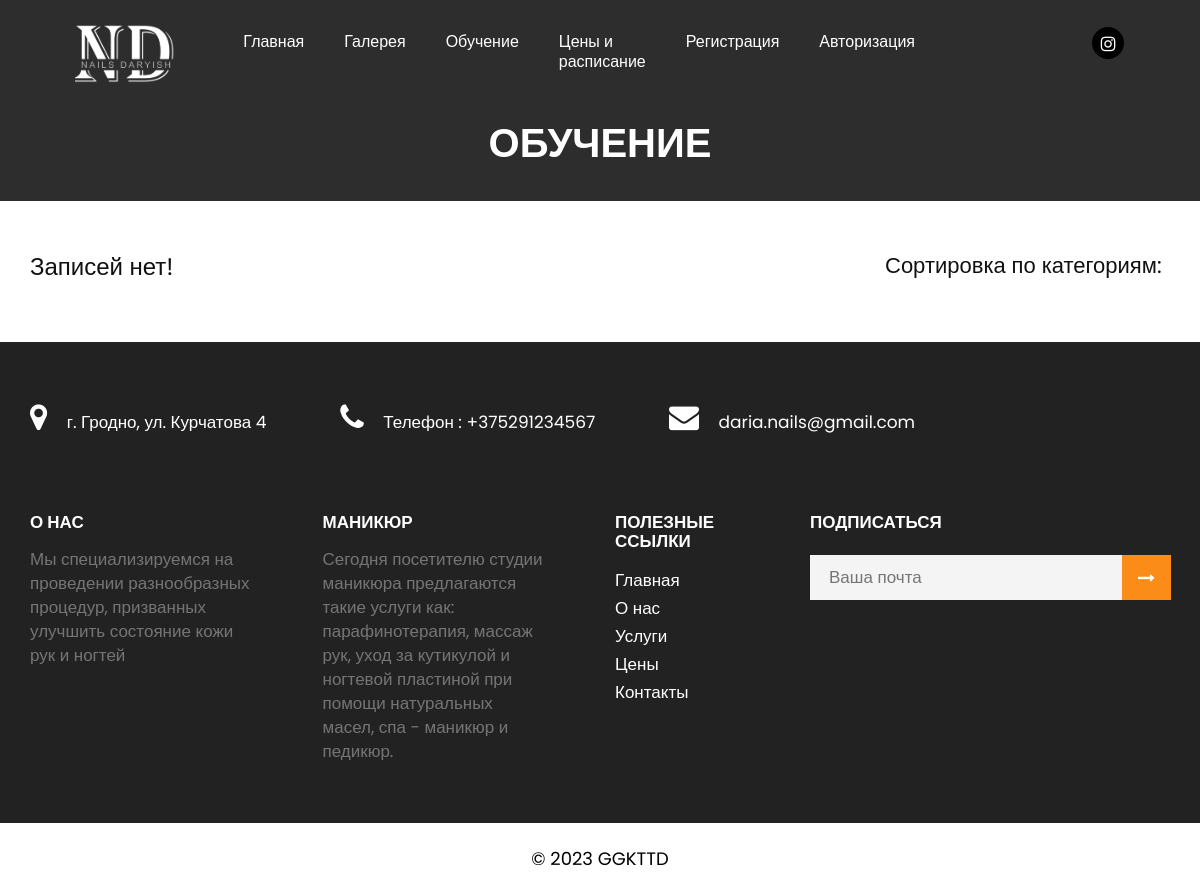
/articles, run on an earlier commit of the app's database.
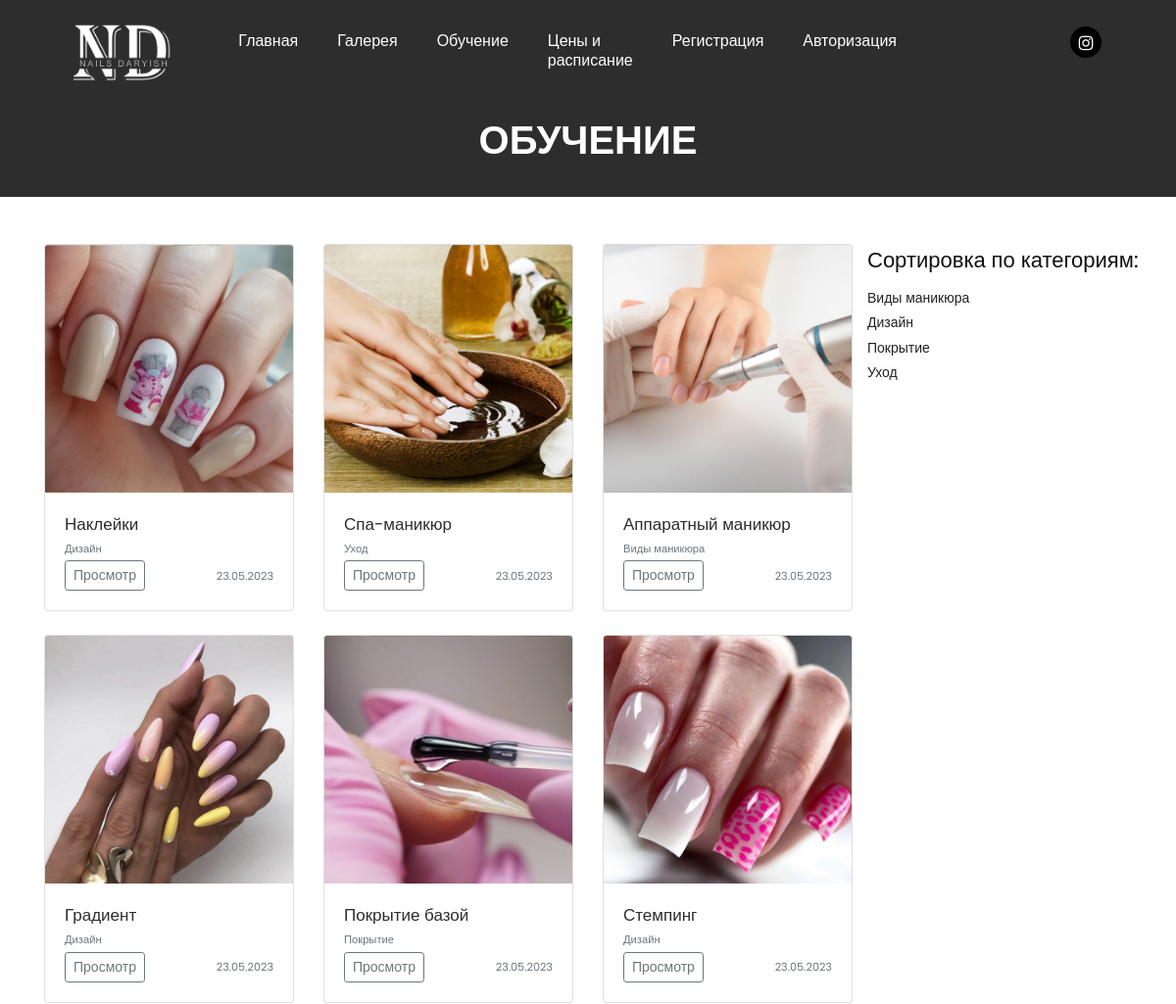
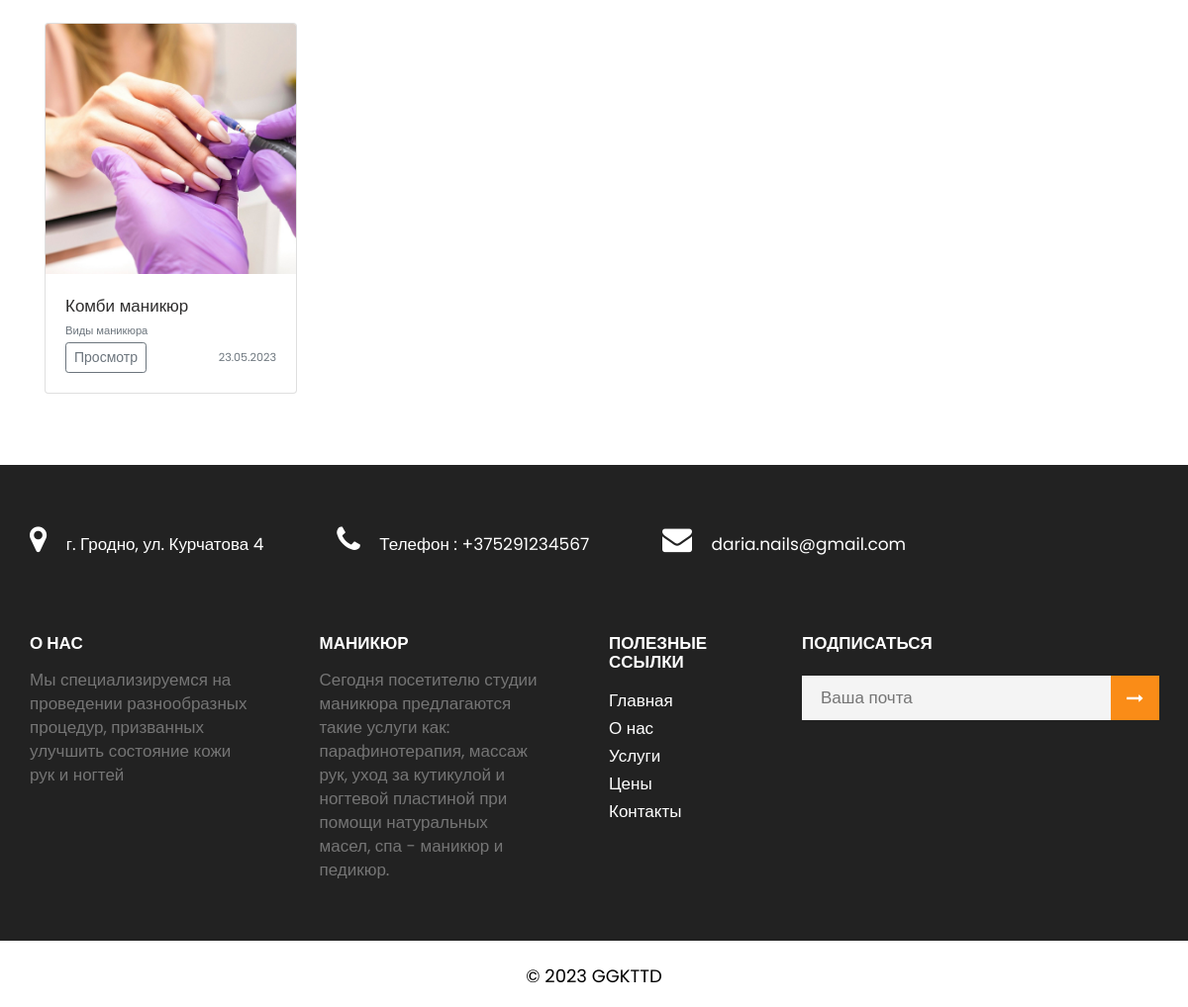
And on a later commit of the database (2 pictures, top to bottom).
### app.py (models this page shows, shortened)
class Articles(db.Model):
    id = db.Column(db.Integer,primary_key=True)
    title = db.Column(db.String(100))
    date = db.Column(db.DateTime, default=datetime.now)
    category = db.Column(db.String(100))
    text = db.Column(db.Text)
    image_name = db.Column(db.String(100))

### app.py (the view, shortened to what this page needs)
@app.route('/articles', methods=['GET', 'POST'])
def articles():
    articles = Articles.query.order_by(Articles.date.desc()).all()
    if request.method == 'GET':
        seach = request.args.get('seach')
        if seach:
            seach= seach.capitalize()
            seach = "%{}%".format(seach)
            articles = Articles.query.filter(Articles.category.like(seach)).all()
    return render_template("articles.html",articles=articles)

### app.py (called while the page is built)
@app.context_processor
def inject_user():
    def get_user_name():
        if 'name' in session:
            return User.query.filter_by(email=session['name']).first()
    return dict(active_user=get_user_name())

@app.context_processor
def inject_user():
    return dict(
    category=db.session.query(Articles.category).distinct().all(),
    )

### templates/articles.html (shortened to what this page needs)
{% extends 'base.html' %}
{% block main %}
<div class="back_re">
    <div class="container">
       <div class="row">
          <div class="col-md-12">
             <div class="title">
                 <h2>Обучение</h2>
             </div>
          </div>
       </div>
    </div>
 </div>
<div class="container">
     <div class="d-flex">
     <div class="album py-5 w-75">
        <div class="container">
          <div class="row ">
            {%if articles%}
            {%for el in articles%}
            <div class="col-md-4">
              <div class="card mb-4 box-shadow">
                <img class="card-img-top"  src="../static/images/upload/{{el.image_name}}" data-holder-rendered="true">
                <div class="card-body">
                  <p class="card-text">{{el.title}}</p>
                  <small class="text-muted">{{el.category}} </small>
                  <div class="d-flex justify-content-between align-items-center">
                    <div class="btn-group">
                      <a href="/article/{{el.id}}" class="btn btn-sm btn-outline-secondary">Просмотр</a>
                    </div>
                    <small class="text-muted">{{el.date.strftime('%d.%m.%Y')}} </small>
                  </div>
                </div>
              </div>
            </div>
            {%endfor%}
            {%else%}
                <h1>Записей нет!</h1>
            {%endif%}
          </div>
        </div>
      </div>
      <div class="sidebar py-5">
        <h2>Сортировка по категориям:</h2>
        {% for el in category %}
        <li><a href="/articles?seach={{el.category}}">{{el.category}}</a></li>
           {%endfor%}
      </div>
      </div>
</div>
{% endblock %}

### templates/base.html (shortened to what this page needs)
<!DOCTYPE html>
<html lang="en">
   <head>
      <link rel="stylesheet" href="../static/css/bootstrap.min.css">
      <link rel="stylesheet" href="../static/css/style.css">
      <link rel="stylesheet" href="../static/css/responsive.css">
      <link rel="stylesheet" href="../static/css/jquery.mCustomScrollbar.min.css">
      <link rel="stylesheet" href="https://netdna.bootstrapcdn.com/font-awesome/4.0.3/css/font-awesome.css">
      <link rel="stylesheet" href="https://cdnjs.cloudflare.com/ajax/libs/fancybox/2.1.5/jquery.fancybox.min.css" media="screen">
   </head>
   <body class="main-layout">
      <header>
         <div class="header" style="background-color: #2e2d2d;">
            <div class="container-fluid ">
               <div class="row ">
                  <div class="col-xl-3 col-lg-3 col-md-3 col-sm-3 col logo_section">
                     <div class="full">
                        <div class="center-desk">
                           <div class="logo">
                              <a href="/"><img src="../static/images/logo.png" width="100" alt="#" /></a>
                           </div>
                        </div>
                     </div>
                  </div>
                  <div class="col-xl-7 col-lg-7 col-md-9 col-sm-9 ">
                     <nav class="navigation navbar navbar-expand-md navbar-dark ">
                        <div class="collapse navbar-collapse " id="navbarsExample04">
                           <ul class="navbar-nav mr-auto">
                              <li class="nav-item">
                                 <a class="nav-link link-wrap" href="/">Главная</a>
                              </li>
                              <li class="nav-item">
                                <a class="nav-link link-wrap" href="/gallery">Галерея</a>
                             </li>
                             <li class="nav-item">
                                <a class="nav-link link-wrap" href="/articles">Обучение</a>
                             </li>
                             <li class="nav-item">
                              <a class="nav-link link-wrap" href="/pricing">Цены и расписание</a>
                           </li>
                             {%if 'name' in session and active_user %}
                             {% if active_user.root==1 %}
                             <li class="nav-item">
                              <a class="nav-link link-wrap" href="/admin">Список заказов</a>
                           </li>
                           {%else%}
                           <li class="nav-item">
                              <a class="nav-link link-wrap" href="/servises-list">Мои заказы</a>
                           </li>
                           {% endif %}
                             <li class="nav-item">
                                <a class="nav-link link-wrap" href="/profile/{{active_user.id}}">Профиль</a>
                             </li>
                             <li class="nav-item">
                                <a class="nav-link link-wrap" href="/logout">Выйти</a>
                             </li>
                             {% else %}
                             <li class="nav-item">
                                <a class="nav-link link-wrap" href="/reg">Регистрация</a>
                             </li>
                             <li class="nav-item link-wrap">
                                <a class="nav-link " href="/auth">Авторизация</a>
                             </li>
                             {% endif %}
                           </ul>
                        </div>
                     </nav>
                  </div>
                  <div class="col-md-2">
                     <ul class="social_icon">
                        <li><a href="https://www.instagram.com/__nails_daryish__/?igshid=YmMyMTA2M2Y%3D" target="_blank"><i class="fa fa-instagram" aria-hidden="true"></i></a></li>
                     </ul>
                  </div>
               </div>
            </div>
         </div>
      </header>
      {% block main %} {% endblock %}
  <footer>
    <div class="footer">
       <div class="container">
          <div class="row">
             <div class="col-md-12">
                <ul class="conta">
                   <li><i class="fa fa-map-marker" aria-hidden="true"></i> г. Гродно, ул. Курчатова 4</li>
                   <li><i class="fa fa-phone" aria-hidden="true"></i> Телефон : +375291234567</li>
                   <li> <i class="fa fa-envelope" aria-hidden="true"></i><a href="#"> daria.nails@gmail.com</a></li>
                </ul>
             </div>
             <div class=" col-md-3 col-sm-6">
                <h3>О нас </h3>
                <p class="variat">Мы специализируемся на проведении разнообразных процедур, призванных улучшить состояние кожи рук и ногтей</p>
             </div>
             <div class=" col-md-3 col-sm-6">
                <h3>Маникюр </h3>
                <p class="variat" >Сегодня посетителю студии маникюра предлагаются такие услуги как: парафинотерапия, массаж рук, уход за кутикулой и ногтевой пластиной при помощи натуральных масел, спа - маникюр и педикюр.</p>
             </div>
             <div class="col-md-2 col-sm-6">
                <h3>Полезные ссылки</h3>
                <ul class="link_menu">
                   <li class=""><a href="/">Главная</a></li>
                   <li><a href="/about"> О нас</a></li>
                   <li><a href="/we-do">Услуги</a></li>
                   <li><a href="/pricing">Цены</a></li>
                   <li><a href="/contact">Контакты</a></li>
                </ul>
             </div>
             <div class="col-md-4 col-sm-6">
                <h3>Подписаться</h3>
                <form class="bottom_form">
                   <a class="right_btn" href="Javascript:void(0)"> <i class="fa fa-long-arrow-right" aria-hidden="true"></i></a>
                   <input class="enter" placeholder="Ваша почта" type="text" name="Enter your email">
                </form>
             </div>
          </div>
       </div>
       <div class="copyright">
          <div class="container">
             <div class="row">
                <div class="col-md-10 offset-md-1">
                   <p>© 2023 GGKTTD</a></p>
                </div>
             </div>
          </div>
       </div>
    </div>
 </footer>
</body>
</html>

### static/css/style.css (style rules this page uses)
* { box-sizing: border-box !important; }
.container { max-width: 1170px; }
html { scroll-behavior: smooth; }
body { color: #666666; font-size: 14px; font-family: 'Poppins', sans-serif; line-height: 1.80857; font-weight: normal; }
a { color: #1f1f1f; text-decoration: none !important; outline: none !important; -webkit-transition: all .3s ease-in-out; -moz-transition: all .3s ease-in-out; -ms-transition: all .3s ease-in-out; -o-transition: all .3s ease-in-out; transition: all .3s ease-in-out; }
h1, h2, h3, h4, h5, h6 { letter-spacing: 0; font-weight: normal; position: relative; padding: 0 0 10px 0; font-weight: normal; line-height: normal; color: #111111; margin: 0 }
h2 { font-size: 22px; }
h3 { font-size: 18px; }
*, *::after, *::before { -webkit-box-sizing: border-box; -moz-box-sizing: border-box; box-sizing: border-box; }
ul, li, ol { margin: 0px; padding: 0px; list-style: none; }
p { margin: 0px; font-weight: 400; color: #2e2d2d; font-size: 17px; line-height: 24px; }
a { color: #222222; text-decoration: none; outline: none !important; }
a, .btn { text-decoration: none !important; outline: none !important; -webkit-transition: all .3s ease-in-out; -moz-transition: all .3s ease-in-out; -ms-transition: all .3s ease-in-out; -o-transition: all .3s ease-in-out; transition: all .3s ease-in-out; }
img { max-width: 100%; height: auto; }
.full { float: left; width: 100%; }
.full { width: 100%; float: left; margin: 0; padding: 0; }
.header { width: 100%; height: 86px; padding: 24px 60px; background: #fff; }
.logo a img { z-index: 9999; position: relative; }
.logo::before { position: absolute; content: ""; background-color: #2e2d2d; width: 385px; height: 86px; left: -75px; top: -24px; }
.navigation.navbar { float: right; padding: 0; }
.navigation.navbar-dark .navbar-nav .nav-link { padding: 8px 20px; color: #fff; font-size: 16px; line-height: 20px; font-weight: 500; }
.navbar-expand-md .navbar-nav { padding-right: 10px; }
ul.social_icon { padding-top: 3px; float: right; }
ul.social_icon li { display: inline-block; }
ul.social_icon li a { display: flex; align-items: center; justify-content: center; font-size: 17px; border-radius: 30px; margin: 0 3px; color: #fff; background-color: #000000; width: 32px; height: 32px; }
.footer { background: #222222; padding-top: 60px; text-align: center; }
.footer h3 { font-weight: 600; font-size: 17px; line-height: 19px; text-align: left; color: #fff; padding-bottom: 15px; display: table; text-transform: uppercase; }
.variat { color: #757575; text-align: left; padding-right: 40px; }
ul.conta { text-align: left; margin-bottom: 55px; }
ul.conta li { color: #fff; text-align: left; padding-bottom: 20px; font-size: 17px; display: inline-block; padding-right: 70px; }
ul.conta li:last-child { padding-right: 0; }
ul.conta li i { padding-right: 15px; text-align: center; font-size: 30px; }
ul.conta li a { color: #fff; }
ul.link_menu li { display: block; text-align: left; }
ul.link_menu li a { color: #fff; font-size: 17px; line-height: 28px; display: block; width: -moz-max-content; }
.bottom_form { display: flex; flex-wrap: wrap; margin-top: 8px; }
.bottom_form .enter { border: inherit; padding: 0px 50px 0px 19px; width: 100%; height: 45px; background: #fffffff2; color: #ccc8c8; font-size: 17px; font-weight: 300; float: left; margin-bottom: 20px; }
.right_btn { font-size: 17px; transition: ease-in all 0.5s; background-color: #fa8c17; color: #fff; padding: 8px 16px; font-weight: 500; text-transform: uppercase; height: 45px; position: absolute; right: 14px; }
.copyright { margin-top: 60px; padding-bottom: 20px; background-color: #fff; border-right: inherit; border-left: inherit; }
.copyright p { color: #000; font-size: 18px; line-height: 22px; text-align: center; padding-top: 25px; font-weight: normal; }
.back_re { background-color: #2e2d2d; }
.back_re .title { text-align: center; }
.back_re .title h2 { color: #fff; font-size: 40px; padding: 40px 0; font-weight: 600; text-transform: uppercase; line-height: 35px; }

### static/css/responsive.css (style rules this page uses)
@media (min-width: 1200px) and (max-width: 1342px) { ul.social_icon li a { margin: 0 1px; } }

### static/css/icomoon.css (style rules this page uses)
body { background: #fff; }

What changed in the data, as far as the page shows it:
added Articles: image_name (picture), title "Наклейки", category "Дизайн", date "23.05.2023"
added Articles: image_name (picture), title "Спа-маникюр", category "Уход", date "23.05.2023"
added Articles: image_name (picture), title "Аппаратный маникюр", category "Виды маникюра", date "23.05.2023"
added Articles: image_name (picture), title "Градиент", category "Дизайн", date "23.05.2023"
added Articles: image_name (picture), title "Покрытие базой", category "Покрытие", date "23.05.2023"
added Articles: image_name (picture), title "Стемпинг", category "Дизайн", date "23.05.2023"
added Articles: image_name (picture), title "Комби маникюр", category "Виды маникюра", date "23.05.2023"
Also different on the page:
new list line: "Виды маникюра"
new list line: "Дизайн"
new list line: "Покрытие"
new list line: "Уход"
text no longer shown: "Записей нет!"
